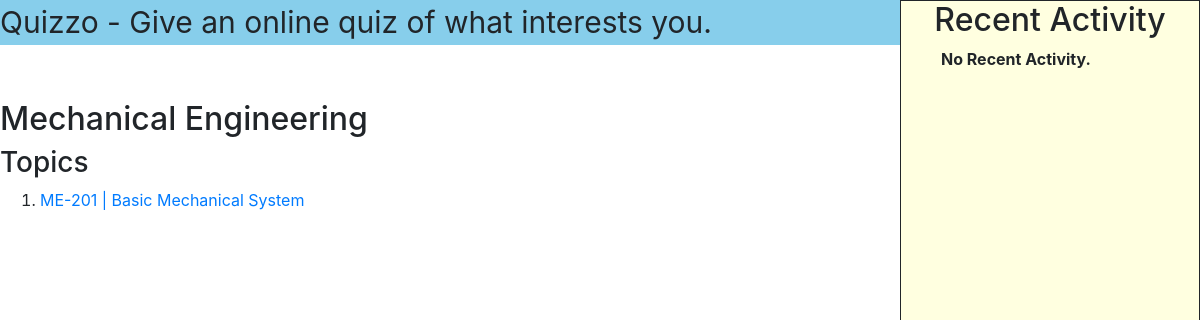
The app's page /ME (signed in) with its own data.
### exam/models.py (models this page shows, shortened)
class Subject(models.Model):
	code = models.CharField(max_length=3, primary_key=True)
	name = models.CharField(max_length=64)

class Topic(models.Model):
	code = models.IntegerField()
	name = models.CharField(max_length=64)
	subject = models.ForeignKey(Subject, on_delete=models.CASCADE, related_name="topic")
	time = models.IntegerField(default=10)
	def __str__(self):
		return f"{self.subject.code}-{self.code} | {self.name}"

### exam/views.py (the view)
# urls.py: path("<str:subject_code>", views.topic_view, name="topics"),
def topic_view(request, subject_code):
	print("im in topic_view")
	topics = Topic.objects.filter(subject=subject_code)
	fname = request.user.first_name
	activity = Result.objects.filter(user=fname)
	context = {
		"topics": topics,
		"activities": activity,
		"user": fname,
		"subject": Subject.objects.get(code=subject_code),
	}
	return render(request, "exam/topics.html", context)

### exam/templates/exam/topics.html (shortened to what this page needs)
{% extends "exam/base.html" %}
{% block body %}
	<div>
		<h2>{{subject.name}}</h2>
		<h3>Topics</h3>
		<ol>
			{% for topic in topics %}
				<li><a href="{% url 'test' topic.id %}">{{ topic }}</a></li>
			{% empty %}
				<b>No topics.</b>
			{% endfor %}
		</ol>
	</div>
{% endblock %}
{% block content %}
	<ol>
		{% for activity in activities %}
			<li type="1">
				<b>Test: {{activity.topic}}</b>
				<ul>
					<li>Score : {{activity.marks_obtained}} out of {{activity.marks_total}}</li>
				</ul>
			</li>
		{% empty %}
			<b>No Recent Activity.</b>
		{% endfor %}
	</ol>
{% endblock %}

### exam/static/exam/style.css (style rules this page uses)
.mainbody { margin-top: 100px; }
a { text-decoration: none; color: black; }

### records on screen
Subject: name "Mechanical Engineering"
Topic: subject+code+name "ME-201 | Basic Mechanical System"
